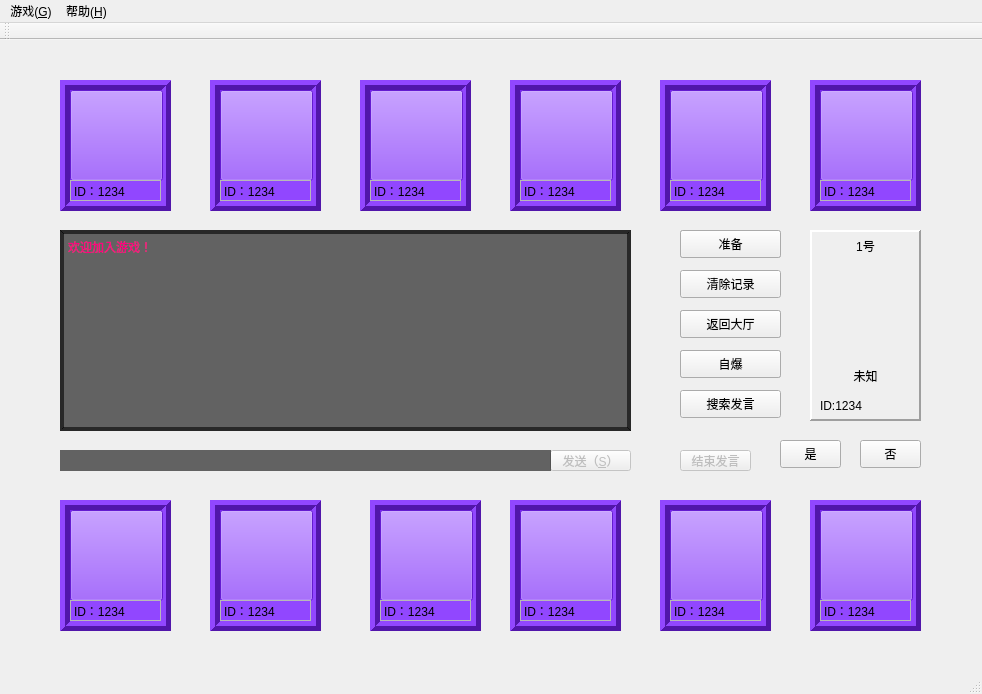
<?xml version="1.0" encoding="UTF-8"?>
<ui version="4.0">
 <class>GameWindow</class>
 <widget class="QMainWindow" name="GameWindow">
  <property name="enabled">
   <bool>true</bool>
  </property>
  <property name="geometry">
   <rect>
    <x>0</x>
    <y>0</y>
    <width>982</width>
    <height>694</height>
   </rect>
  </property>
  <property name="windowTitle">
   <string>GameWindow</string>
  </property>
  <property name="styleSheet">
   <string notr="true">#centralWidget{border-image: url(:/new/prefix1/icon/壁纸.jpg);}
</string>
  </property>
  <widget class="QWidget" name="centralWidget">
   <widget class="QPushButton" name="pushButton">
    <property name="enabled">
     <bool>false</bool>
    </property>
    <property name="geometry">
     <rect>
      <x>550</x>
      <y>410</y>
      <width>81</width>
      <height>21</height>
     </rect>
    </property>
    <property name="sizePolicy">
     <sizepolicy hsizetype="Fixed" vsizetype="Fixed">
      <horstretch>0</horstretch>
      <verstretch>0</verstretch>
     </sizepolicy>
    </property>
    <property name="text">
     <string>发送（&amp;S）</string>
    </property>
   </widget>
   <widget class="QLabel" name="label">
    <property name="geometry">
     <rect>
      <x>810</x>
      <y>190</y>
      <width>111</width>
      <height>191</height>
     </rect>
    </property>
    <property name="frameShape">
     <enum>QFrame::Panel</enum>
    </property>
    <property name="frameShadow">
     <enum>QFrame::Raised</enum>
    </property>
    <property name="lineWidth">
     <number>2</number>
    </property>
    <property name="text">
     <string/>
    </property>
    <property name="pixmap">
     <pixmap resource="image.qrc">:/new/prefix1/icon/木板.jpg</pixmap>
    </property>
    <property name="alignment">
     <set>Qt::AlignCenter</set>
    </property>
   </widget>
   <widget class="QPushButton" name="pushButton_13">
    <property name="geometry">
     <rect>
      <x>680</x>
      <y>190</y>
      <width>101</width>
      <height>28</height>
     </rect>
    </property>
    <property name="text">
     <string>准备</string>
    </property>
   </widget>
   <widget class="QPushButton" name="pushButton_14">
    <property name="geometry">
     <rect>
      <x>680</x>
      <y>230</y>
      <width>101</width>
      <height>28</height>
     </rect>
    </property>
    <property name="text">
     <string>清除记录</string>
    </property>
   </widget>
   <widget class="QPushButton" name="pushButton_15">
    <property name="geometry">
     <rect>
      <x>680</x>
      <y>270</y>
      <width>101</width>
      <height>28</height>
     </rect>
    </property>
    <property name="text">
     <string>返回大厅</string>
    </property>
   </widget>
   <widget class="QPushButton" name="pushButton_17">
    <property name="enabled">
     <bool>false</bool>
    </property>
    <property name="geometry">
     <rect>
      <x>680</x>
      <y>410</y>
      <width>71</width>
      <height>21</height>
     </rect>
    </property>
    <property name="text">
     <string>结束发言</string>
    </property>
   </widget>
   <widget class="QTextEdit" name="textEdit_2">
    <property name="enabled">
     <bool>true</bool>
    </property>
    <property name="geometry">
     <rect>
      <x>60</x>
      <y>190</y>
      <width>571</width>
      <height>201</height>
     </rect>
    </property>
    <property name="styleSheet">
     <string notr="true">background-color: rgba(0, 0, 0, 150);</string>
    </property>
    <property name="frameShape">
     <enum>QFrame::Box</enum>
    </property>
    <property name="frameShadow">
     <enum>QFrame::Raised</enum>
    </property>
    <property name="lineWidth">
     <number>2</number>
    </property>
    <property name="midLineWidth">
     <number>0</number>
    </property>
    <property name="horizontalScrollBarPolicy">
     <enum>Qt::ScrollBarAlwaysOff</enum>
    </property>
    <property name="readOnly">
     <bool>true</bool>
    </property>
    <property name="html">
     <string>&lt;!DOCTYPE HTML PUBLIC &quot;-//W3C//DTD HTML 4.0//EN&quot; &quot;http://www.w3.org/TR/REC-html40/strict.dtd&quot;&gt;
&lt;html&gt;&lt;head&gt;&lt;meta name=&quot;qrichtext&quot; content=&quot;1&quot; /&gt;&lt;style type=&quot;text/css&quot;&gt;
p, li { white-space: pre-wrap; }
&lt;/style&gt;&lt;/head&gt;&lt;body style=&quot; font-family:'SimSun'; font-size:9pt; font-weight:400; font-style:normal;&quot;&gt;
&lt;p style=&quot; margin-top:0px; margin-bottom:0px; margin-left:0px; margin-right:0px; -qt-block-indent:0; text-indent:0px;&quot;&gt;&lt;span style=&quot; color:#ff007f;&quot;&gt;欢迎加入游戏！&lt;/span&gt;&lt;/p&gt;
&lt;p style=&quot;-qt-paragraph-type:empty; margin-top:0px; margin-bottom:0px; margin-left:0px; margin-right:0px; -qt-block-indent:0; text-indent:0px; color:#ff007f;&quot;&gt;&lt;br /&gt;&lt;/p&gt;&lt;/body&gt;&lt;/html&gt;</string>
    </property>
   </widget>
   <widget class="QFrame" name="frame_1">
    <property name="geometry">
     <rect>
      <x>60</x>
      <y>40</y>
      <width>111</width>
      <height>131</height>
     </rect>
    </property>
    <property name="styleSheet">
     <string notr="true">background-color: 
 rgb(122, 33, 255);</string>
    </property>
    <property name="frameShape">
     <enum>QFrame::Box</enum>
    </property>
    <property name="frameShadow">
     <enum>QFrame::Raised</enum>
    </property>
    <property name="lineWidth">
     <number>5</number>
    </property>
    <property name="midLineWidth">
     <number>0</number>
    </property>
    <widget class="QPushButton" name="pushButton_1">
     <property name="enabled">
      <bool>false</bool>
     </property>
     <property name="geometry">
      <rect>
       <x>10</x>
       <y>10</y>
       <width>93</width>
       <height>91</height>
      </rect>
     </property>
     <property name="text">
      <string/>
     </property>
     <property name="icon">
      <iconset resource="image.qrc">
       <normaloff>:/new/prefix1/icon/滑稽.jpg</normaloff>
       <disabledoff>:/new/prefix1/icon/滑稽.jpg</disabledoff>
       <disabledon>:/new/prefix1/icon/滑稽.jpg</disabledon>:/new/prefix1/icon/滑稽.jpg</iconset>
     </property>
     <property name="iconSize">
      <size>
       <width>90</width>
       <height>90</height>
      </size>
     </property>
     <property name="default">
      <bool>false</bool>
     </property>
     <property name="flat">
      <bool>false</bool>
     </property>
    </widget>
    <widget class="QLabel" name="label_1">
     <property name="geometry">
      <rect>
       <x>10</x>
       <y>100</y>
       <width>91</width>
       <height>21</height>
      </rect>
     </property>
     <property name="styleSheet">
      <string notr="true">background-color: rgb(145, 71, 255);
font: 10pt &quot;Algerian&quot;;
</string>
     </property>
     <property name="frameShape">
      <enum>QFrame::Box</enum>
     </property>
     <property name="frameShadow">
      <enum>QFrame::Sunken</enum>
     </property>
     <property name="lineWidth">
      <number>0</number>
     </property>
     <property name="midLineWidth">
      <number>1</number>
     </property>
     <property name="text">
      <string>ID：1234</string>
     </property>
    </widget>
   </widget>
   <widget class="QFrame" name="frame_2">
    <property name="geometry">
     <rect>
      <x>210</x>
      <y>40</y>
      <width>111</width>
      <height>131</height>
     </rect>
    </property>
    <property name="styleSheet">
     <string notr="true">background-color: 
 rgb(122, 33, 255);</string>
    </property>
    <property name="frameShape">
     <enum>QFrame::Box</enum>
    </property>
    <property name="frameShadow">
     <enum>QFrame::Raised</enum>
    </property>
    <property name="lineWidth">
     <number>5</number>
    </property>
    <property name="midLineWidth">
     <number>0</number>
    </property>
    <widget class="QPushButton" name="pushButton_2">
     <property name="enabled">
      <bool>false</bool>
     </property>
     <property name="geometry">
      <rect>
       <x>10</x>
       <y>10</y>
       <width>93</width>
       <height>91</height>
      </rect>
     </property>
     <property name="text">
      <string/>
     </property>
     <property name="icon">
      <iconset resource="image.qrc">
       <normaloff>:/new/prefix1/icon/滑稽.jpg</normaloff>
       <disabledoff>:/new/prefix1/icon/滑稽.jpg</disabledoff>:/new/prefix1/icon/滑稽.jpg</iconset>
     </property>
     <property name="iconSize">
      <size>
       <width>90</width>
       <height>90</height>
      </size>
     </property>
     <property name="default">
      <bool>false</bool>
     </property>
     <property name="flat">
      <bool>false</bool>
     </property>
    </widget>
    <widget class="QLabel" name="label_2">
     <property name="geometry">
      <rect>
       <x>10</x>
       <y>100</y>
       <width>91</width>
       <height>21</height>
      </rect>
     </property>
     <property name="styleSheet">
      <string notr="true">background-color: rgb(145, 71, 255);
font: 10pt &quot;Algerian&quot;;
</string>
     </property>
     <property name="frameShape">
      <enum>QFrame::Box</enum>
     </property>
     <property name="frameShadow">
      <enum>QFrame::Sunken</enum>
     </property>
     <property name="lineWidth">
      <number>0</number>
     </property>
     <property name="midLineWidth">
      <number>1</number>
     </property>
     <property name="text">
      <string>ID：1234</string>
     </property>
    </widget>
   </widget>
   <widget class="QFrame" name="frame_3">
    <property name="geometry">
     <rect>
      <x>360</x>
      <y>40</y>
      <width>111</width>
      <height>131</height>
     </rect>
    </property>
    <property name="styleSheet">
     <string notr="true">background-color: 
 rgb(122, 33, 255);</string>
    </property>
    <property name="frameShape">
     <enum>QFrame::Box</enum>
    </property>
    <property name="frameShadow">
     <enum>QFrame::Raised</enum>
    </property>
    <property name="lineWidth">
     <number>5</number>
    </property>
    <property name="midLineWidth">
     <number>0</number>
    </property>
    <widget class="QPushButton" name="pushButton_3">
     <property name="enabled">
      <bool>false</bool>
     </property>
     <property name="geometry">
      <rect>
       <x>10</x>
       <y>10</y>
       <width>93</width>
       <height>91</height>
      </rect>
     </property>
     <property name="text">
      <string/>
     </property>
     <property name="icon">
      <iconset resource="image.qrc">
       <normaloff>:/new/prefix1/icon/滑稽.jpg</normaloff>
       <disabledoff>:/new/prefix1/icon/滑稽.jpg</disabledoff>:/new/prefix1/icon/滑稽.jpg</iconset>
     </property>
     <property name="iconSize">
      <size>
       <width>90</width>
       <height>90</height>
      </size>
     </property>
     <property name="default">
      <bool>false</bool>
     </property>
     <property name="flat">
      <bool>false</bool>
     </property>
    </widget>
    <widget class="QLabel" name="label_3">
     <property name="geometry">
      <rect>
       <x>10</x>
       <y>100</y>
       <width>91</width>
       <height>21</height>
      </rect>
     </property>
     <property name="styleSheet">
      <string notr="true">background-color: rgb(145, 71, 255);
font: 10pt &quot;Algerian&quot;;
</string>
     </property>
     <property name="frameShape">
      <enum>QFrame::Box</enum>
     </property>
     <property name="frameShadow">
      <enum>QFrame::Sunken</enum>
     </property>
     <property name="lineWidth">
      <number>0</number>
     </property>
     <property name="midLineWidth">
      <number>1</number>
     </property>
     <property name="text">
      <string>ID：1234</string>
     </property>
    </widget>
   </widget>
   <widget class="QFrame" name="frame_4">
    <property name="geometry">
     <rect>
      <x>510</x>
      <y>40</y>
      <width>111</width>
      <height>131</height>
     </rect>
    </property>
    <property name="styleSheet">
     <string notr="true">background-color: 
 rgb(122, 33, 255);</string>
    </property>
    <property name="frameShape">
     <enum>QFrame::Box</enum>
    </property>
    <property name="frameShadow">
     <enum>QFrame::Raised</enum>
    </property>
    <property name="lineWidth">
     <number>5</number>
    </property>
    <property name="midLineWidth">
     <number>0</number>
    </property>
    <widget class="QPushButton" name="pushButton_4">
     <property name="enabled">
      <bool>false</bool>
     </property>
     <property name="geometry">
      <rect>
       <x>10</x>
       <y>10</y>
       <width>93</width>
       <height>91</height>
      </rect>
     </property>
     <property name="text">
      <string/>
     </property>
     <property name="icon">
      <iconset resource="image.qrc">
       <normaloff>:/new/prefix1/icon/滑稽.jpg</normaloff>
       <disabledoff>:/new/prefix1/icon/滑稽.jpg</disabledoff>:/new/prefix1/icon/滑稽.jpg</iconset>
     </property>
     <property name="iconSize">
      <size>
       <width>90</width>
       <height>90</height>
      </size>
     </property>
     <property name="default">
      <bool>false</bool>
     </property>
     <property name="flat">
      <bool>false</bool>
     </property>
    </widget>
    <widget class="QLabel" name="label_4">
     <property name="geometry">
      <rect>
       <x>10</x>
       <y>100</y>
       <width>91</width>
       <height>21</height>
      </rect>
     </property>
     <property name="styleSheet">
      <string notr="true">background-color: rgb(145, 71, 255);
font: 10pt &quot;Algerian&quot;;
</string>
     </property>
     <property name="frameShape">
      <enum>QFrame::Box</enum>
     </property>
     <property name="frameShadow">
      <enum>QFrame::Sunken</enum>
     </property>
     <property name="lineWidth">
      <number>0</number>
     </property>
     <property name="midLineWidth">
      <number>1</number>
     </property>
     <property name="text">
      <string>ID：1234</string>
     </property>
    </widget>
   </widget>
   <widget class="QFrame" name="frame_5">
    <property name="geometry">
     <rect>
      <x>660</x>
      <y>40</y>
      <width>111</width>
      <height>131</height>
     </rect>
    </property>
    <property name="styleSheet">
     <string notr="true">background-color: 
 rgb(122, 33, 255);</string>
    </property>
    <property name="frameShape">
     <enum>QFrame::Box</enum>
    </property>
    <property name="frameShadow">
     <enum>QFrame::Raised</enum>
    </property>
    <property name="lineWidth">
     <number>5</number>
    </property>
    <property name="midLineWidth">
     <number>0</number>
    </property>
    <widget class="QPushButton" name="pushButton_5">
     <property name="enabled">
      <bool>false</bool>
     </property>
     <property name="geometry">
      <rect>
       <x>10</x>
       <y>10</y>
       <width>93</width>
       <height>91</height>
      </rect>
     </property>
     <property name="text">
      <string/>
     </property>
     <property name="icon">
      <iconset resource="image.qrc">
       <normaloff>:/new/prefix1/icon/滑稽.jpg</normaloff>
       <disabledoff>:/new/prefix1/icon/滑稽.jpg</disabledoff>:/new/prefix1/icon/滑稽.jpg</iconset>
     </property>
     <property name="iconSize">
      <size>
       <width>90</width>
       <height>90</height>
      </size>
     </property>
     <property name="default">
      <bool>false</bool>
     </property>
     <property name="flat">
      <bool>false</bool>
     </property>
    </widget>
    <widget class="QLabel" name="label_5">
     <property name="geometry">
      <rect>
       <x>10</x>
       <y>100</y>
       <width>91</width>
       <height>21</height>
      </rect>
     </property>
     <property name="styleSheet">
      <string notr="true">background-color: rgb(145, 71, 255);
font: 10pt &quot;Algerian&quot;;
</string>
     </property>
     <property name="frameShape">
      <enum>QFrame::Box</enum>
     </property>
     <property name="frameShadow">
      <enum>QFrame::Sunken</enum>
     </property>
     <property name="lineWidth">
      <number>0</number>
     </property>
     <property name="midLineWidth">
      <number>1</number>
     </property>
     <property name="text">
      <string>ID：1234</string>
     </property>
    </widget>
   </widget>
   <widget class="QFrame" name="frame_6">
    <property name="geometry">
     <rect>
      <x>810</x>
      <y>40</y>
      <width>111</width>
      <height>131</height>
     </rect>
    </property>
    <property name="styleSheet">
     <string notr="true">background-color: 
 rgb(122, 33, 255);</string>
    </property>
    <property name="frameShape">
     <enum>QFrame::Box</enum>
    </property>
    <property name="frameShadow">
     <enum>QFrame::Raised</enum>
    </property>
    <property name="lineWidth">
     <number>5</number>
    </property>
    <property name="midLineWidth">
     <number>0</number>
    </property>
    <widget class="QPushButton" name="pushButton_6">
     <property name="enabled">
      <bool>false</bool>
     </property>
     <property name="geometry">
      <rect>
       <x>10</x>
       <y>10</y>
       <width>93</width>
       <height>91</height>
      </rect>
     </property>
     <property name="text">
      <string/>
     </property>
     <property name="icon">
      <iconset resource="image.qrc">
       <normaloff>:/new/prefix1/icon/滑稽.jpg</normaloff>
       <disabledoff>:/new/prefix1/icon/滑稽.jpg</disabledoff>:/new/prefix1/icon/滑稽.jpg</iconset>
     </property>
     <property name="iconSize">
      <size>
       <width>90</width>
       <height>90</height>
      </size>
     </property>
     <property name="default">
      <bool>false</bool>
     </property>
     <property name="flat">
      <bool>false</bool>
     </property>
    </widget>
    <widget class="QLabel" name="label_6">
     <property name="geometry">
      <rect>
       <x>10</x>
       <y>100</y>
       <width>91</width>
       <height>21</height>
      </rect>
     </property>
     <property name="styleSheet">
      <string notr="true">background-color: rgb(145, 71, 255);
font: 10pt &quot;Algerian&quot;;
</string>
     </property>
     <property name="frameShape">
      <enum>QFrame::Box</enum>
     </property>
     <property name="frameShadow">
      <enum>QFrame::Sunken</enum>
     </property>
     <property name="lineWidth">
      <number>0</number>
     </property>
     <property name="midLineWidth">
      <number>1</number>
     </property>
     <property name="text">
      <string>ID：1234</string>
     </property>
    </widget>
   </widget>
   <widget class="QFrame" name="frame_7">
    <property name="geometry">
     <rect>
      <x>60</x>
      <y>460</y>
      <width>111</width>
      <height>131</height>
     </rect>
    </property>
    <property name="styleSheet">
     <string notr="true">background-color: 
 rgb(122, 33, 255);</string>
    </property>
    <property name="frameShape">
     <enum>QFrame::Box</enum>
    </property>
    <property name="frameShadow">
     <enum>QFrame::Raised</enum>
    </property>
    <property name="lineWidth">
     <number>5</number>
    </property>
    <property name="midLineWidth">
     <number>0</number>
    </property>
    <widget class="QPushButton" name="pushButton_7">
     <property name="enabled">
      <bool>false</bool>
     </property>
     <property name="geometry">
      <rect>
       <x>10</x>
       <y>10</y>
       <width>93</width>
       <height>91</height>
      </rect>
     </property>
     <property name="text">
      <string/>
     </property>
     <property name="icon">
      <iconset resource="image.qrc">
       <normaloff>:/new/prefix1/icon/滑稽.jpg</normaloff>
       <disabledoff>:/new/prefix1/icon/滑稽.jpg</disabledoff>:/new/prefix1/icon/滑稽.jpg</iconset>
     </property>
     <property name="iconSize">
      <size>
       <width>90</width>
       <height>90</height>
      </size>
     </property>
     <property name="default">
      <bool>false</bool>
     </property>
     <property name="flat">
      <bool>false</bool>
     </property>
    </widget>
    <widget class="QLabel" name="label_7">
     <property name="geometry">
      <rect>
       <x>10</x>
       <y>100</y>
       <width>91</width>
       <height>21</height>
      </rect>
     </property>
     <property name="styleSheet">
      <string notr="true">background-color: rgb(145, 71, 255);
font: 10pt &quot;Algerian&quot;;
</string>
     </property>
     <property name="frameShape">
      <enum>QFrame::Box</enum>
     </property>
     <property name="frameShadow">
      <enum>QFrame::Sunken</enum>
     </property>
     <property name="lineWidth">
      <number>0</number>
     </property>
     <property name="midLineWidth">
      <number>1</number>
     </property>
     <property name="text">
      <string>ID：1234</string>
     </property>
    </widget>
   </widget>
   <widget class="QFrame" name="frame_8">
    <property name="geometry">
     <rect>
      <x>210</x>
      <y>460</y>
      <width>111</width>
      <height>131</height>
     </rect>
    </property>
    <property name="styleSheet">
     <string notr="true">background-color: 
 rgb(122, 33, 255);</string>
    </property>
    <property name="frameShape">
     <enum>QFrame::Box</enum>
    </property>
    <property name="frameShadow">
     <enum>QFrame::Raised</enum>
    </property>
    <property name="lineWidth">
     <number>5</number>
    </property>
    <property name="midLineWidth">
     <number>0</number>
    </property>
    <widget class="QPushButton" name="pushButton_8">
     <property name="enabled">
      <bool>false</bool>
     </property>
     <property name="geometry">
      <rect>
       <x>10</x>
       <y>10</y>
       <width>93</width>
       <height>91</height>
      </rect>
     </property>
     <property name="text">
      <string/>
     </property>
     <property name="icon">
      <iconset resource="image.qrc">
       <normaloff>:/new/prefix1/icon/滑稽.jpg</normaloff>
       <disabledoff>:/new/prefix1/icon/滑稽.jpg</disabledoff>:/new/prefix1/icon/滑稽.jpg</iconset>
     </property>
     <property name="iconSize">
      <size>
       <width>90</width>
       <height>90</height>
      </size>
     </property>
     <property name="default">
      <bool>false</bool>
     </property>
     <property name="flat">
      <bool>false</bool>
     </property>
    </widget>
    <widget class="QLabel" name="label_8">
     <property name="geometry">
      <rect>
       <x>10</x>
       <y>100</y>
       <width>91</width>
       <height>21</height>
      </rect>
     </property>
     <property name="styleSheet">
      <string notr="true">background-color: rgb(145, 71, 255);
font: 10pt &quot;Algerian&quot;;
</string>
     </property>
     <property name="frameShape">
      <enum>QFrame::Box</enum>
     </property>
     <property name="frameShadow">
      <enum>QFrame::Sunken</enum>
     </property>
     <property name="lineWidth">
      <number>0</number>
     </property>
     <property name="midLineWidth">
      <number>1</number>
     </property>
     <property name="text">
      <string>ID：1234</string>
     </property>
    </widget>
   </widget>
   <widget class="QFrame" name="frame_9">
    <property name="geometry">
     <rect>
      <x>370</x>
      <y>460</y>
      <width>111</width>
      <height>131</height>
     </rect>
    </property>
    <property name="styleSheet">
     <string notr="true">background-color: 
 rgb(122, 33, 255);</string>
    </property>
    <property name="frameShape">
     <enum>QFrame::Box</enum>
    </property>
    <property name="frameShadow">
     <enum>QFrame::Raised</enum>
    </property>
    <property name="lineWidth">
     <number>5</number>
    </property>
    <property name="midLineWidth">
     <number>0</number>
    </property>
    <widget class="QPushButton" name="pushButton_9">
     <property name="enabled">
      <bool>false</bool>
     </property>
     <property name="geometry">
      <rect>
       <x>10</x>
       <y>10</y>
       <width>93</width>
       <height>91</height>
      </rect>
     </property>
     <property name="text">
      <string/>
     </property>
     <property name="icon">
      <iconset resource="image.qrc">
       <normaloff>:/new/prefix1/icon/滑稽.jpg</normaloff>
       <disabledoff>:/new/prefix1/icon/滑稽.jpg</disabledoff>:/new/prefix1/icon/滑稽.jpg</iconset>
     </property>
     <property name="iconSize">
      <size>
       <width>90</width>
       <height>90</height>
      </size>
     </property>
     <property name="default">
      <bool>false</bool>
     </property>
     <property name="flat">
      <bool>false</bool>
     </property>
    </widget>
    <widget class="QLabel" name="label_9">
     <property name="geometry">
      <rect>
       <x>10</x>
       <y>100</y>
       <width>91</width>
       <height>21</height>
      </rect>
     </property>
     <property name="styleSheet">
      <string notr="true">background-color: rgb(145, 71, 255);
font: 10pt &quot;Algerian&quot;;
</string>
     </property>
     <property name="frameShape">
      <enum>QFrame::Box</enum>
     </property>
     <property name="frameShadow">
      <enum>QFrame::Sunken</enum>
     </property>
     <property name="lineWidth">
      <number>0</number>
     </property>
     <property name="midLineWidth">
      <number>1</number>
     </property>
     <property name="text">
      <string>ID：1234</string>
     </property>
    </widget>
   </widget>
   <widget class="QFrame" name="frame_10">
    <property name="geometry">
     <rect>
      <x>510</x>
      <y>460</y>
      <width>111</width>
      <height>131</height>
     </rect>
    </property>
    <property name="styleSheet">
     <string notr="true">background-color: 
 rgb(122, 33, 255);</string>
    </property>
    <property name="frameShape">
     <enum>QFrame::Box</enum>
    </property>
    <property name="frameShadow">
     <enum>QFrame::Raised</enum>
    </property>
    <property name="lineWidth">
     <number>5</number>
    </property>
    <property name="midLineWidth">
     <number>0</number>
    </property>
    <widget class="QPushButton" name="pushButton_10">
     <property name="enabled">
      <bool>false</bool>
     </property>
     <property name="geometry">
      <rect>
       <x>10</x>
       <y>10</y>
       <width>93</width>
       <height>91</height>
      </rect>
     </property>
     <property name="text">
      <string/>
     </property>
     <property name="icon">
      <iconset resource="image.qrc">
       <normaloff>:/new/prefix1/icon/滑稽.jpg</normaloff>
       <disabledoff>:/new/prefix1/icon/滑稽.jpg</disabledoff>:/new/prefix1/icon/滑稽.jpg</iconset>
     </property>
     <property name="iconSize">
      <size>
       <width>90</width>
       <height>90</height>
      </size>
     </property>
     <property name="default">
      <bool>false</bool>
     </property>
     <property name="flat">
      <bool>false</bool>
     </property>
    </widget>
    <widget class="QLabel" name="label_10">
     <property name="geometry">
      <rect>
       <x>10</x>
       <y>100</y>
       <width>91</width>
       <height>21</height>
      </rect>
     </property>
     <property name="styleSheet">
      <string notr="true">background-color: rgb(145, 71, 255);
font: 10pt &quot;Algerian&quot;;
</string>
     </property>
     <property name="frameShape">
      <enum>QFrame::Box</enum>
     </property>
     <property name="frameShadow">
      <enum>QFrame::Sunken</enum>
     </property>
     <property name="lineWidth">
      <number>0</number>
     </property>
     <property name="midLineWidth">
      <number>1</number>
     </property>
     <property name="text">
      <string>ID：1234</string>
     </property>
    </widget>
   </widget>
   <widget class="QFrame" name="frame_11">
    <property name="geometry">
     <rect>
      <x>660</x>
      <y>460</y>
      <width>111</width>
      <height>131</height>
     </rect>
    </property>
    <property name="styleSheet">
     <string notr="true">background-color: 
 rgb(122, 33, 255);</string>
    </property>
    <property name="frameShape">
     <enum>QFrame::Box</enum>
    </property>
    <property name="frameShadow">
     <enum>QFrame::Raised</enum>
    </property>
    <property name="lineWidth">
     <number>5</number>
    </property>
    <property name="midLineWidth">
     <number>0</number>
    </property>
    <widget class="QPushButton" name="pushButton_11">
     <property name="enabled">
      <bool>false</bool>
     </property>
     <property name="geometry">
      <rect>
       <x>10</x>
       <y>10</y>
       <width>93</width>
       <height>91</height>
      </rect>
     </property>
     <property name="text">
      <string/>
     </property>
     <property name="icon">
      <iconset resource="image.qrc">
       <normaloff>:/new/prefix1/icon/滑稽.jpg</normaloff>
       <disabledoff>:/new/prefix1/icon/滑稽.jpg</disabledoff>:/new/prefix1/icon/滑稽.jpg</iconset>
     </property>
     <property name="iconSize">
      <size>
       <width>90</width>
       <height>90</height>
      </size>
     </property>
     <property name="default">
      <bool>false</bool>
     </property>
     <property name="flat">
      <bool>false</bool>
     </property>
    </widget>
    <widget class="QLabel" name="label_11">
     <property name="geometry">
      <rect>
       <x>10</x>
       <y>100</y>
       <width>91</width>
       <height>21</height>
      </rect>
     </property>
     <property name="styleSheet">
      <string notr="true">background-color: rgb(145, 71, 255);
font: 10pt &quot;Algerian&quot;;
</string>
     </property>
     <property name="frameShape">
      <enum>QFrame::Box</enum>
     </property>
     <property name="frameShadow">
      <enum>QFrame::Sunken</enum>
     </property>
     <property name="lineWidth">
      <number>0</number>
     </property>
     <property name="midLineWidth">
      <number>1</number>
     </property>
     <property name="text">
      <string>ID：1234</string>
     </property>
    </widget>
   </widget>
   <widget class="QFrame" name="frame_12">
    <property name="geometry">
     <rect>
      <x>810</x>
      <y>460</y>
      <width>111</width>
      <height>131</height>
     </rect>
    </property>
    <property name="styleSheet">
     <string notr="true">background-color: 
 rgb(122, 33, 255);</string>
    </property>
    <property name="frameShape">
     <enum>QFrame::Box</enum>
    </property>
    <property name="frameShadow">
     <enum>QFrame::Raised</enum>
    </property>
    <property name="lineWidth">
     <number>5</number>
    </property>
    <property name="midLineWidth">
     <number>0</number>
    </property>
    <widget class="QPushButton" name="pushButton_12">
     <property name="enabled">
      <bool>false</bool>
     </property>
     <property name="geometry">
      <rect>
       <x>10</x>
       <y>10</y>
       <width>93</width>
       <height>91</height>
      </rect>
     </property>
     <property name="text">
      <string/>
     </property>
     <property name="icon">
      <iconset resource="image.qrc">
       <normaloff>:/new/prefix1/icon/滑稽.jpg</normaloff>
       <disabledoff>:/new/prefix1/icon/滑稽.jpg</disabledoff>:/new/prefix1/icon/滑稽.jpg</iconset>
     </property>
     <property name="iconSize">
      <size>
       <width>90</width>
       <height>90</height>
      </size>
     </property>
     <property name="default">
      <bool>false</bool>
     </property>
     <property name="flat">
      <bool>false</bool>
     </property>
    </widget>
    <widget class="QLabel" name="label_12">
     <property name="geometry">
      <rect>
       <x>10</x>
       <y>100</y>
       <width>91</width>
       <height>21</height>
      </rect>
     </property>
     <property name="styleSheet">
      <string notr="true">background-color: rgb(145, 71, 255);
font: 10pt &quot;Algerian&quot;;
</string>
     </property>
     <property name="frameShape">
      <enum>QFrame::Box</enum>
     </property>
     <property name="frameShadow">
      <enum>QFrame::Sunken</enum>
     </property>
     <property name="lineWidth">
      <number>0</number>
     </property>
     <property name="midLineWidth">
      <number>1</number>
     </property>
     <property name="text">
      <string>ID：1234</string>
     </property>
    </widget>
   </widget>
   <widget class="QTextEdit" name="textEdit">
    <property name="enabled">
     <bool>false</bool>
    </property>
    <property name="geometry">
     <rect>
      <x>60</x>
      <y>410</y>
      <width>491</width>
      <height>21</height>
     </rect>
    </property>
    <property name="styleSheet">
     <string notr="true">background-color: rgba(0, 0, 0, 150);</string>
    </property>
    <property name="frameShape">
     <enum>QFrame::NoFrame</enum>
    </property>
    <property name="frameShadow">
     <enum>QFrame::Plain</enum>
    </property>
    <property name="verticalScrollBarPolicy">
     <enum>Qt::ScrollBarAlwaysOff</enum>
    </property>
    <property name="horizontalScrollBarPolicy">
     <enum>Qt::ScrollBarAlwaysOff</enum>
    </property>
    <property name="html">
     <string>&lt;!DOCTYPE HTML PUBLIC &quot;-//W3C//DTD HTML 4.0//EN&quot; &quot;http://www.w3.org/TR/REC-html40/strict.dtd&quot;&gt;
&lt;html&gt;&lt;head&gt;&lt;meta name=&quot;qrichtext&quot; content=&quot;1&quot; /&gt;&lt;style type=&quot;text/css&quot;&gt;
p, li { white-space: pre-wrap; }
&lt;/style&gt;&lt;/head&gt;&lt;body style=&quot; font-family:'SimSun'; font-size:9pt; font-weight:400; font-style:normal;&quot;&gt;
&lt;p style=&quot;-qt-paragraph-type:empty; margin-top:0px; margin-bottom:0px; margin-left:0px; margin-right:0px; -qt-block-indent:0; text-indent:0px;&quot;&gt;&lt;br /&gt;&lt;/p&gt;&lt;/body&gt;&lt;/html&gt;</string>
    </property>
   </widget>
   <widget class="QLabel" name="label_13">
    <property name="geometry">
     <rect>
      <x>820</x>
      <y>350</y>
      <width>81</width>
      <height>31</height>
     </rect>
    </property>
    <property name="styleSheet">
     <string notr="true">font: 57 14pt &quot;Yu Gothic Medium&quot;;</string>
    </property>
    <property name="text">
     <string>ID:1234</string>
    </property>
   </widget>
   <widget class="QPushButton" name="pushButton_18">
    <property name="geometry">
     <rect>
      <x>680</x>
      <y>190</y>
      <width>101</width>
      <height>28</height>
     </rect>
    </property>
    <property name="text">
     <string>记事本</string>
    </property>
   </widget>
   <widget class="QPushButton" name="pushButton_19">
    <property name="geometry">
     <rect>
      <x>680</x>
      <y>270</y>
      <width>101</width>
      <height>28</height>
     </rect>
    </property>
    <property name="text">
     <string>空刀/不毒</string>
    </property>
   </widget>
   <widget class="QPushButton" name="pushButton_20">
    <property name="geometry">
     <rect>
      <x>680</x>
      <y>310</y>
      <width>101</width>
      <height>28</height>
     </rect>
    </property>
    <property name="text">
     <string>自爆</string>
    </property>
   </widget>
   <widget class="QPushButton" name="pushButton_21">
    <property name="geometry">
     <rect>
      <x>680</x>
      <y>350</y>
      <width>101</width>
      <height>28</height>
     </rect>
    </property>
    <property name="text">
     <string>搜索发言</string>
    </property>
   </widget>
   <widget class="QPushButton" name="pushButton_22">
    <property name="geometry">
     <rect>
      <x>680</x>
      <y>310</y>
      <width>101</width>
      <height>28</height>
     </rect>
    </property>
    <property name="text">
     <string>更改文字格式</string>
    </property>
   </widget>
   <widget class="QLabel" name="label_14">
    <property name="geometry">
     <rect>
      <x>850</x>
      <y>190</y>
      <width>31</width>
      <height>31</height>
     </rect>
    </property>
    <property name="styleSheet">
     <string notr="true">font: 9pt &quot;黑体&quot;;</string>
    </property>
    <property name="text">
     <string>1号</string>
    </property>
    <property name="alignment">
     <set>Qt::AlignCenter</set>
    </property>
   </widget>
   <widget class="QLabel" name="label_15">
    <property name="geometry">
     <rect>
      <x>810</x>
      <y>320</y>
      <width>111</width>
      <height>31</height>
     </rect>
    </property>
    <property name="styleSheet">
     <string notr="true">font: 18pt &quot;黑体&quot;;</string>
    </property>
    <property name="text">
     <string>未知</string>
    </property>
    <property name="alignment">
     <set>Qt::AlignCenter</set>
    </property>
   </widget>
   <widget class="QLabel" name="label_16">
    <property name="geometry">
     <rect>
      <x>820</x>
      <y>220</y>
      <width>101</width>
      <height>101</height>
     </rect>
    </property>
    <property name="text">
     <string/>
    </property>
    <property name="pixmap">
     <pixmap resource="image.qrc">:/new/prefix1/icon/question30.png</pixmap>
    </property>
    <property name="scaledContents">
     <bool>true</bool>
    </property>
    <property name="alignment">
     <set>Qt::AlignCenter</set>
    </property>
    <property name="wordWrap">
     <bool>false</bool>
    </property>
   </widget>
   <widget class="QPushButton" name="pushButton_23">
    <property name="geometry">
     <rect>
      <x>780</x>
      <y>400</y>
      <width>61</width>
      <height>28</height>
     </rect>
    </property>
    <property name="text">
     <string>是</string>
    </property>
   </widget>
   <widget class="QPushButton" name="pushButton_24">
    <property name="geometry">
     <rect>
      <x>860</x>
      <y>400</y>
      <width>61</width>
      <height>28</height>
     </rect>
    </property>
    <property name="text">
     <string>否</string>
    </property>
   </widget>
   <zorder>pushButton_22</zorder>
   <zorder>pushButton_19</zorder>
   <zorder>pushButton_15</zorder>
   <zorder>pushButton_20</zorder>
   <zorder>pushButton_18</zorder>
   <zorder>pushButton</zorder>
   <zorder>label</zorder>
   <zorder>pushButton_13</zorder>
   <zorder>pushButton_14</zorder>
   <zorder>pushButton_17</zorder>
   <zorder>textEdit_2</zorder>
   <zorder>frame_1</zorder>
   <zorder>frame_2</zorder>
   <zorder>frame_3</zorder>
   <zorder>frame_4</zorder>
   <zorder>frame_5</zorder>
   <zorder>frame_6</zorder>
   <zorder>frame_7</zorder>
   <zorder>frame_8</zorder>
   <zorder>frame_9</zorder>
   <zorder>frame_10</zorder>
   <zorder>frame_11</zorder>
   <zorder>frame_12</zorder>
   <zorder>textEdit</zorder>
   <zorder>label_13</zorder>
   <zorder>pushButton_21</zorder>
   <zorder>label_14</zorder>
   <zorder>label_15</zorder>
   <zorder>label_16</zorder>
   <zorder>pushButton_23</zorder>
   <zorder>pushButton_24</zorder>
  </widget>
  <widget class="QMenuBar" name="menuBar">
   <property name="geometry">
    <rect>
     <x>0</x>
     <y>0</y>
     <width>982</width>
     <height>26</height>
    </rect>
   </property>
   <widget class="QMenu" name="menu">
    <property name="title">
     <string>游戏(&amp;G)</string>
    </property>
   </widget>
   <widget class="QMenu" name="menu_H">
    <property name="title">
     <string>帮助(&amp;H)</string>
    </property>
    <addaction name="actionChakan"/>
   </widget>
   <addaction name="menu"/>
   <addaction name="menu_H"/>
  </widget>
  <widget class="QStatusBar" name="statusBar"/>
  <widget class="QToolBar" name="toolBar">
   <property name="windowTitle">
    <string>toolBar</string>
   </property>
   <attribute name="toolBarArea">
    <enum>TopToolBarArea</enum>
   </attribute>
   <attribute name="toolBarBreak">
    <bool>false</bool>
   </attribute>
  </widget>
  <action name="actionChakan">
   <property name="text">
    <string>查看帮助</string>
   </property>
   <property name="toolTip">
    <string>百科</string>
   </property>
  </action>
 </widget>
 <layoutdefault spacing="6" margin="11"/>
 <resources>
  <include location="image.qrc"/>
 </resources>
 <connections/>
</ui>
